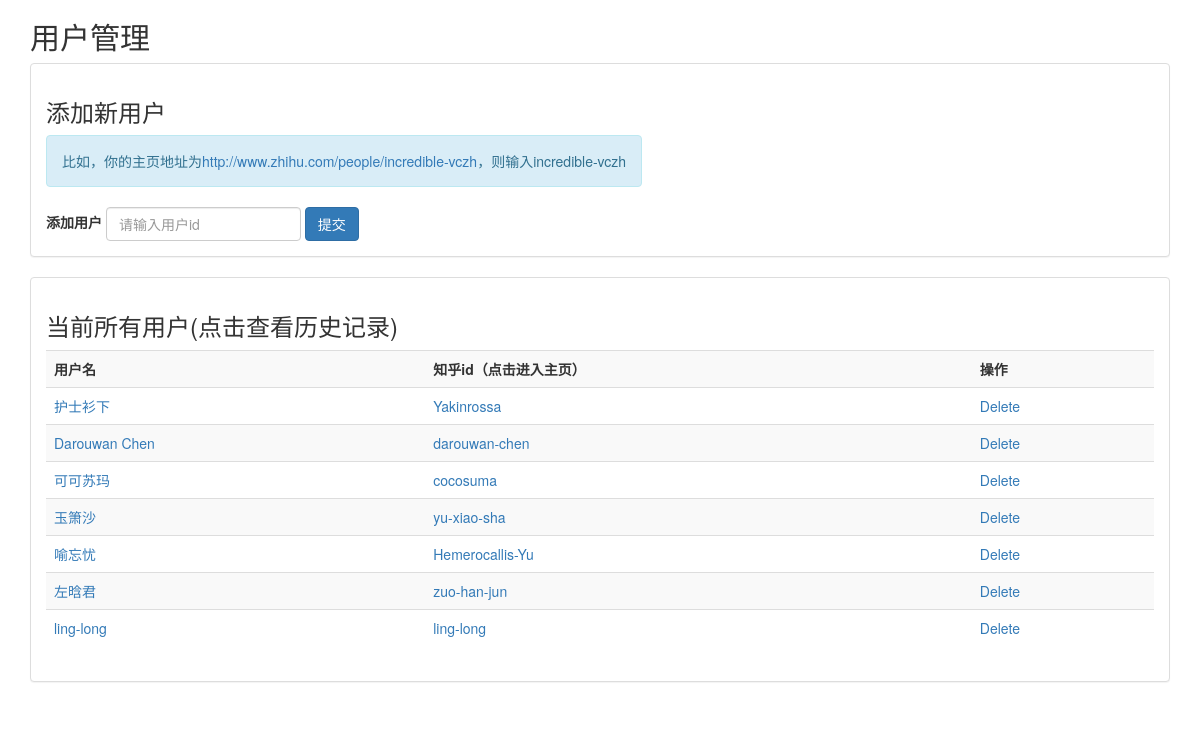
Page /input_user/show on the earlier database version.
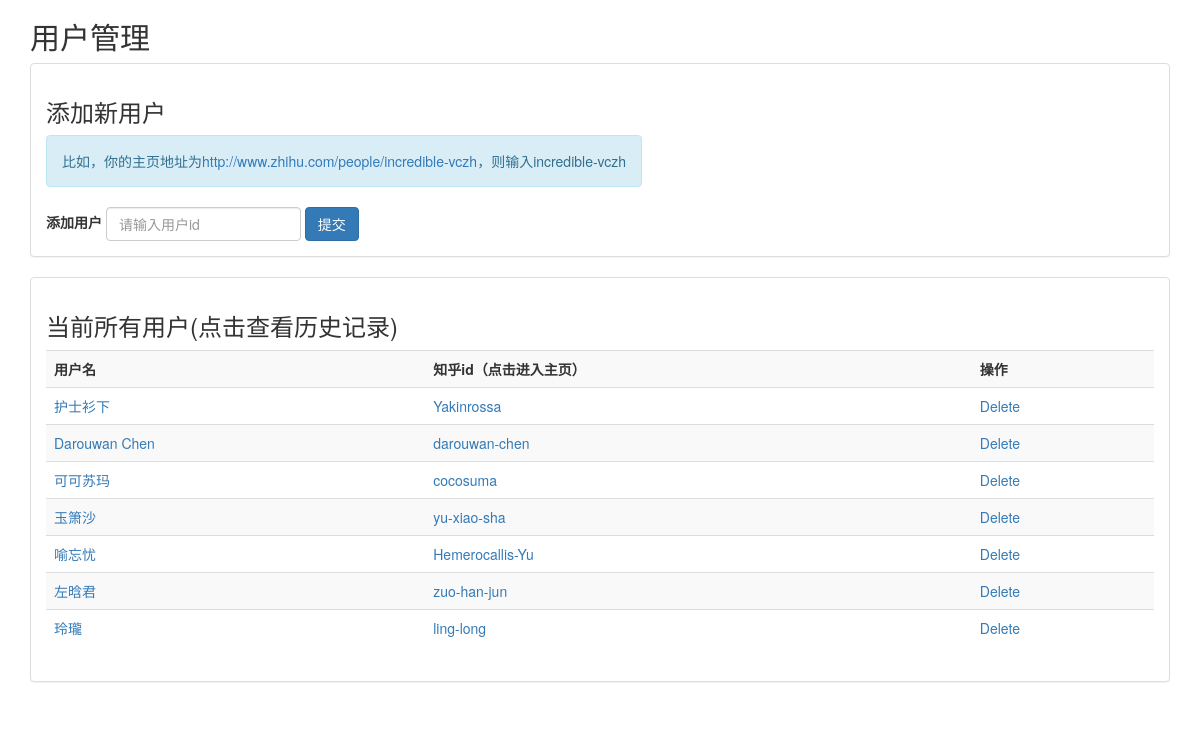
Same page on the later database version.
### input_user/models.py (models this page shows, shortened)
class Candidates(models.Model):
    name = models.CharField(max_length=200)

class Users(models.Model):
    name = models.CharField(max_length=200)
    gender = models.CharField(max_length=10)
    followers = models.IntegerField(default=0)
    upvotes = models.IntegerField(default=0)
    thanks = models.IntegerField(default=0)
    time = models.DateTimeField('collected date')
    user_id = models.CharField(max_length=200, default='')

### input_user/views.py (the view)
def showall(request):
    candidates_result = Candidates.objects.all()
    candidates_list = []
    for entry in candidates_result:
        temp_list = Users.objects.filter(user_id=entry.name)
        if len(temp_list) > 0:
            name = temp_list[0].name
        else:
            name = entry.name
        candidates_list.append((entry.name, name))
    context = {"candidates_list": candidates_list, "name": "test"}
    return render(request, 'input_user/showall.html', context)

### input_user/templates/input_user/showall.html (shortened to what this page needs)
<!DOCTYPE html>
<html>
<head lang="en">
    <link rel="stylesheet" href="http://cdn.bootcss.com/bootstrap/3.3.2/css/bootstrap.min.css">
</head>
<body>
<div class="container">
    <h2>用户管理</h2>
    <div class="panel panel-default">
        <div class="panel-body">
            <h3>添加新用户</h3>
            <form action="{% url 'input_user:record' %}" method="post" class="form-inline">
                <div class="form-group">
                    <div class="alert alert-info" role="alert">比如，你的主页地址为<a
                            href="http://www.zhihu.com/people/incredible-vczh">http://www.zhihu.com/people/incredible-vczh</a>，则输入incredible-vczh
                    </div>
                    <label>添加用户</label>
                    <input type="text" class="form-control" name="name" placeholder="请输入用户id" id="name"/>
                    <input type="submit" class="btn btn-primary" value="提交"/>
                </div>
            </form>
        </div>
    </div>
    <div class="panel panel-default">
        <div class="panel-body">
            <h3>当前所有用户(点击查看历史记录)</h3>
            <table class="table table-striped">
                <tr>
                    <th>用户名</th>
                    <th>知乎id（点击进入主页）</th>
                    <th>操作</th>
                </tr>
                {% for entry in candidates_list %}
                    <tr>
                        <td><a href="{% url 'input_user:show' entry.0 %}">{{ entry.1 }}</a></td>
                        <td><a href="http://www.zhihu.com/people/{{ entry.0 }}">{{ entry.0 }}</a></td>
                        <td><a href="{% url 'input_user:delete' entry.0 %}">Delete</a></td>
                    </tr>
                {% endfor %}
            </table>
        </div>
    </div>
</div>
</body>
</html>

Differences in the rows shown:
added Users: name "玲瓏"
Other differences:
new list line: "ling-long"
new list line: "Delete"
list line gone: "ling-long ling-long"
list line gone: "Delete"
